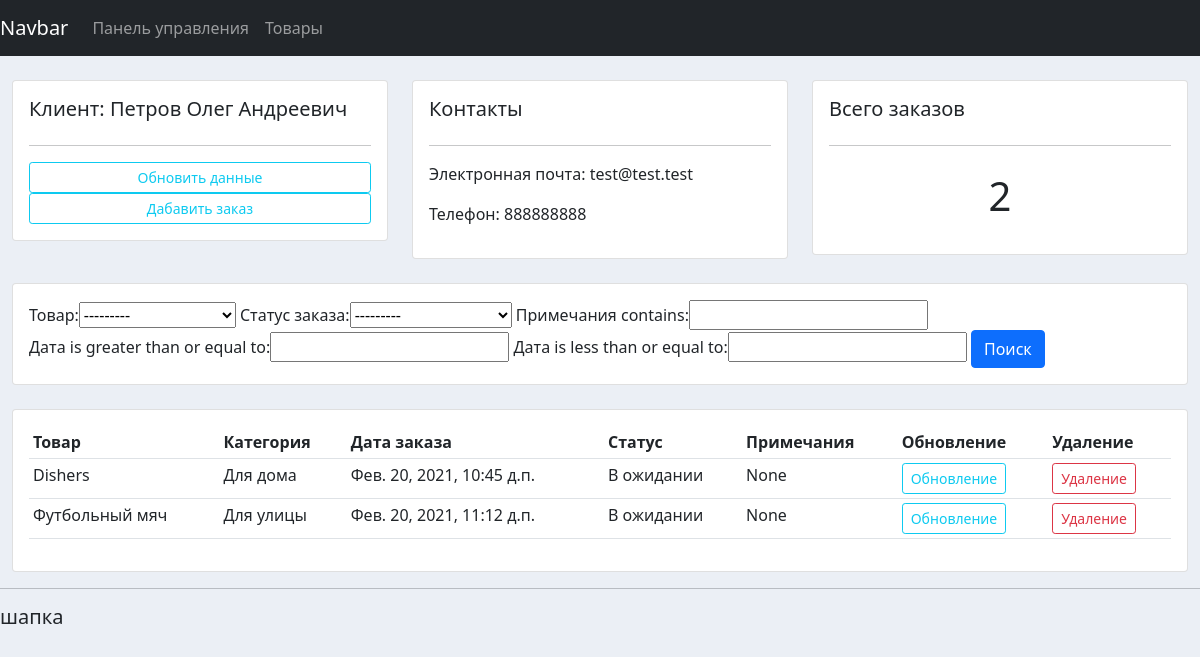
The page /customer/2 on the database as committed earlier.
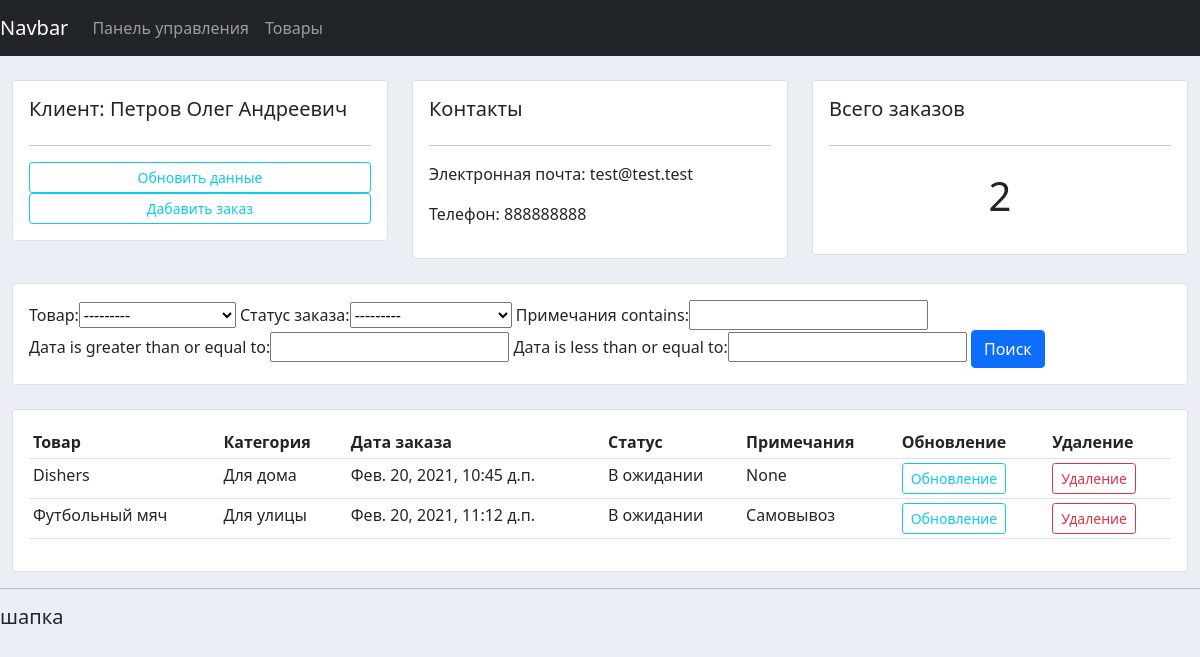
The same page on the database as committed later.
### accounts/models.py (models this page shows, shortened)
class Order(models.Model):
    STATUS = (
        ('В ожидании', 'В ожидании'),
        ('Готово к доставке', 'Готово к доставке'),
        ('Доставлено', 'Доставлено'),
    )
    customer = models.ForeignKey(Customer, null = True, on_delete = models.SET_NULL, verbose_name = 'Клиент')
    product = models.ForeignKey(Pruduct, null = True, on_delete = models.SET_NULL, verbose_name = 'Товар')
    date_created = models.DateTimeField(auto_now_add=True, null = True, verbose_name = 'Дата')
    status = models.CharField(max_length = 200, null = True, choices = STATUS, verbose_name = 'Статус заказа')
    note = models.CharField(max_length = 10000, null = True, verbose_name = 'Примечания', default = '-')
    class Meta:
        verbose_name_plural = 'Заказы'
        verbose_name = 'Заказ'

class Pruduct(models.Model):
    CATEGORY = (
        ('Для дома', 'Для дома'),
        ('Для улицы', 'Для улицы'),
    )
    name = models.CharField(max_length=200, null = True, verbose_name = 'Наименования')
    price = models.FloatField(null = True, verbose_name = 'Цена')
    category = models.CharField(max_length=200, null = True, choices = CATEGORY, verbose_name = 'Категория')
    description = models.CharField(max_length=200, null = True, verbose_name = 'Описание', blank = True)
    date_created = models.DateTimeField(auto_now_add=True, null = True, verbose_name = 'Дата')
    tags = models.ManyToManyField(Tag)
    class Meta:
        verbose_name_plural = 'Продукция'
        verbose_name = 'Продукция'
    def __str__(self):
        return self.name

### accounts/views.py (the view)
# urls.py: path('customer/<str:pk>', customer, name = 'customer'),
def customer(request, pk):
    customer = Customer.objects.get(id = pk)
    orders = customer.order_set.all()
    orders_count = orders.count()
    myFilter = OrderFilter(request.GET, queryset = orders)
    orders = myFilter.qs
    context = {'customer': customer, 'orders': orders, 'orders_count': orders_count,
                'myfilter': myFilter}
    return render(request, 'accounts/customer.html', context)

### accounts/templates/accounts/customer.html (shortened to what this page needs)
{% extends "accounts/base.html" %}
{% block content %}
<br>
<div class="row">
	<div class="col-md">
		<div class="card card-body">
			<h5>Клиент: {{ customer.name }}</h5>
			<hr>
			<a class="btn btn-outline-info  btn-sm btn-block" href="">Обновить данные</a>
			<a class="btn btn-outline-info  btn-sm btn-block" href="{% url 'create_order' customer.id %}">Дабавить заказ</a>
		</div>
	</div>
	<div class="col-md">
		<div class="card card-body">
			<h5>Контакты</h5>
			<hr>
			<p>Электронная почта: {{ customer.email }}</p>
			<p>Телефон: {{ customer.phone }}</p>
		</div>
	</div>
	<div class="col-md">
		<div class="card card-body">
			<h5>Всего заказов</h5>
			<hr>
			<h1 style="text-align: center;padding: 10px">{{ orders_count }}</h1>
		</div>
	</div>
</div>
<br>
<div class="row">
	<div class="col">
		<div class="card card-body">
			<form method="get">
				{{ myfilter.form }}
		    <button class="btn btn-primary" type="submit">Поиск</button>
		  </form>
		</div>
	</div>
</div>
<br>
<div class="row">
	<div class="col-md">
		<div class="card card-body">
			<table class="table table-sm">
				<tr>
					<th>Товар</th>
					<th>Категория</th>
					<th>Дата заказа</th>
					<th>Статус</th>
					<th>Примечания</th>
					<th>Обновление</th>
					<th>Удаление</th>
				</tr>
				{% for order in orders %}
				<tr>
					<td>{{ order.product }}</td>
					<td>{{ order.product.category }}</td>
					<td>{{ order.date_created }}</td>
					<td>{{ order.status }}</td>
					<td>{{ order.note }}</td>
					<td><a class="btn btn-outline-info  btn-sm btn-block" href="{% url 'update_order' order.id %}">Обновление</a></td>
					<td><a class="btn btn-outline-danger  btn-sm btn-block" href="{% url 'delete_order' order.id %}">Удаление</a></td>
				</tr>
				{% endfor %}
			</table>
		</div>
	</div>
</div>
{% endblock content %}

Rows that differ between the two databases and show on the page:
changed Order "Футбольный мяч": note "None" → "Самовывоз"
